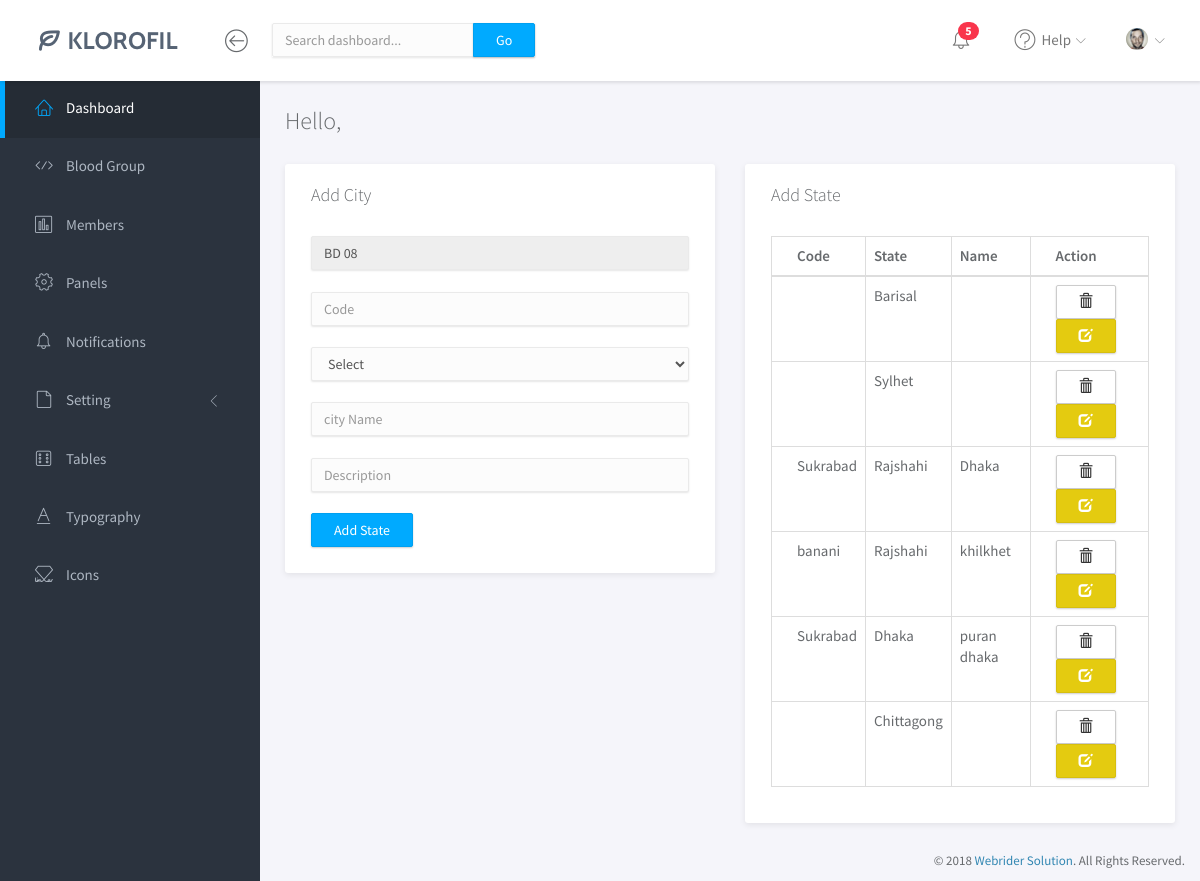
The page /admin/city.php (signed in) on the database its author committed.
### tables this page shows
CREATE TABLE `state` (
  `state_id` int(100) NOT NULL,
  `state_code` varchar(100) DEFAULT NULL,
  `state_name` varchar(100) DEFAULT NULL,
  `description` varchar(250) DEFAULT NULL
);

CREATE TABLE `city` (
  `city_id` int(100) NOT NULL,
  `city_code` varchar(100) DEFAULT NULL,
  `city_name` varchar(100) DEFAULT NULL,
  `description` varchar(120) DEFAULT NULL,
  `donor_fk` int(100) DEFAULT NULL,
  `requester_fk` int(100) DEFAULT NULL,
  `state_fk` int(100) DEFAULT NULL
);

### admin/city.php (the view, shortened to what this page needs)
<?php
	include('template/header.php');
?>
<div class="main" >
			<div class="main-content">
				<div class="container-fluid">
					<h3 class="page-title">Hello, <?php echo $_SESSION['name'];?></h3>
					<div class="row">
						<div class="col-md-6">
						<?php
						$select = $connection->query("SELECT MAX(city_id) AS city_id FROM city");
						$fetch = $select->fetch_array();
						$serial = $fetch['city_id'] + 1;
						?>
							<div class="panel">
								<div class="panel-heading">
									<h3 class="panel-title">Add City</h3>
								</div>
								<div class="panel-body">
								<form action="" id="form" method="" enctype="multipart/form-data" >
								<input class="form-control" name="serial" id="serial" value="<?php echo "BD 0" .  $serial;?>" type="text" disabled="">
									<br>
									<input class="form-control" name="code" id="code" placeholder="Code" type="text" required="">
									<br>
									<select class="form-control" id="state" name="state" placeholder="Description" type="text" required="">
										<option>Select</option>
									</select>
									<br>
									<input class="form-control" name="city" id="city" placeholder="city Name" type="text" required="">
									<br>
									<input class="form-control" id="description" name="description" placeholder="Description" type="text" required="">
									<br>
									<button type="button" class="btn btn-primary" id="addcity" onclick="insertCity()">Add State</button>
									</form>
								</div>
							</div>
						</div>
						<div class="col-md-6">
							<div class="panel">
								<div class="panel-heading">
									<h3 class="panel-title">Add State</h3>
								</div>
								<div class="panel-body">
								<table id="" class="table table-bordered">
									<thead>
											<tr>
												<th>Code</th>
												<th>State</th>
												<th>Name</th>
												<th>Action</th>
											</tr>
										</thead>
										<tbody>
											<?php
												$select =$connection->query("SELECT city.city_id, city.city_code, city.city_name, state.state_name FROM city RIGHT JOIN state ON state.state_id = city.state_fk");
												while($fetch = $select->fetch_array()){ ?>
												<tr>
													<td><?php echo $fetch['city_code'];?></td>
													<td><?php echo $fetch['state_name'];?></td>
													<td><?php echo $fetch['city_name'];?></td>
													<td><a href="#delete<?php echo $fetch['city_id']; ?>" data-toggle="modal" class="btn btn-default"><span class="glyphicon glyphicon-trash"></span></a>
													<a href="#edit<?php echo $fetch['city_id']; ?>" data-toggle="modal" class="btn btn-warning"><span class="glyphicon glyphicon-edit"></span></a>
													</td>
												</tr>
												<?php }
											?>
										</tbody>
										</table>
								</div>
							</div>
						</div>
					</div>
				</div>
			</div>
		</div>
	</div>
<?php
	include('template/footer.php');
?>

### admin/template/header.php (shortened to what this page needs)
<!doctype html>
<html lang="en">
<head>
	<link rel="stylesheet" href="assets/vendor/bootstrap/css/bootstrap.min.css">
	<link rel="stylesheet" href="assets/vendor/font-awesome/css/font-awesome.min.css">
	<link rel="stylesheet" href="assets/vendor/linearicons/style.css">
	<link rel="stylesheet" href="assets/vendor/chartist/css/chartist-custom.css">
	<link rel="stylesheet" href="assets/css/main.css">
	<link rel="stylesheet" type="text/css" href="//cdn.datatables.net/1.10.16/css/jquery.dataTables.min.css">
</head>
<body>
	<div id="wrapper">
		<nav class="navbar navbar-default navbar-fixed-top">
			<div class="brand">
				<a href="index.html"><img src="assets/img/logo-dark.png" alt="Klorofil Logo" class="img-responsive logo"></a>
			</div>
			<div class="container-fluid">
				<div class="navbar-btn">
					<button type="button" class="btn-toggle-fullwidth"><i class="lnr lnr-arrow-left-circle"></i></button>
				</div>
				<form class="navbar-form navbar-left">
					<div class="input-group">
						<input type="text" value="" class="form-control" placeholder="Search dashboard...">
						<span class="input-group-btn"><button type="button" class="btn btn-primary">Go</button></span>
					</div>
				</form>
				<div id="navbar-menu">
					<ul class="nav navbar-nav navbar-right">
						<li class="dropdown">
							<a href="#" class="dropdown-toggle icon-menu" data-toggle="dropdown">
								<i class="lnr lnr-alarm"></i>
								<span class="badge bg-danger">5</span>
							</a>
						</li>
						<li class="dropdown">
							<a href="#" class="dropdown-toggle" data-toggle="dropdown"><i class="lnr lnr-question-circle"></i> <span>Help</span> <i class="icon-submenu lnr lnr-chevron-down"></i></a>
						</li>
						<li class="dropdown">
							<a href="#" class="dropdown-toggle" data-toggle="dropdown"><img src="assets/img/user.png" class="img-circle" alt="Avatar"> <span><?php echo $_SESSION['name'];?></span> <i class="icon-submenu lnr lnr-chevron-down"></i></a>
						</li>
					</ul>
				</div>
			</div>
		</nav>
		<div id="sidebar-nav" class="sidebar">
			<div class="sidebar-scroll">
				<nav>
					<ul class="nav">
						<li><a href="home.php" class="active"><i class="lnr lnr-home"></i> <span>Dashboard</span></a></li>
						<li><a href="blood_group.php" class=""><i class="lnr lnr-code"></i> <span>Blood Group</span></a></li>
						<li><a href="members.php" class=""><i class="lnr lnr-chart-bars"></i> <span>Members</span></a></li>
						<li><a href="panels.html" class=""><i class="lnr lnr-cog"></i> <span>Panels</span></a></li>
						<li><a href="notifications.html" class=""><i class="lnr lnr-alarm"></i> <span>Notifications</span></a></li>
						<li>
							<a href="#subPages" data-toggle="collapse" class="collapsed"><i class="lnr lnr-file-empty"></i> <span>Setting</span> <i class="icon-submenu lnr lnr-chevron-left"></i></a>
						</li>
						<li><a href="tables.html" class=""><i class="lnr lnr-dice"></i> <span>Tables</span></a></li>
						<li><a href="typography.html" class=""><i class="lnr lnr-text-format"></i> <span>Typography</span></a></li>
						<li><a href="icons.html" class=""><i class="lnr lnr-linearicons"></i> <span>Icons</span></a></li>
					</ul>
				</nav>
			</div>
		</div>

### admin/template/footer.php (shortened to what this page needs)
		<footer>
			<div class="container-fluid">
				<p class="copyright">&copy; 2018 <a href="http://shafraz.freeiz.com" target="_blank">Webrider Solution</a>. All Rights Reserved.</p>
			</div>
		</footer>
</body>
</html>

### rows shown on the page
state: state_name "Barisal"
state: state_name "Sylhet"
city: city_code "Sukrabad", state_fk.state_name "Rajshahi", city_name "Dhaka"
city: city_code "banani", state_fk.state_name "Rajshahi", city_name "khilkhet"
city: city_code "Sukrabad", state_fk.state_name "Dhaka", city_name "puran dhaka"
state: state_name "Chittagong"
